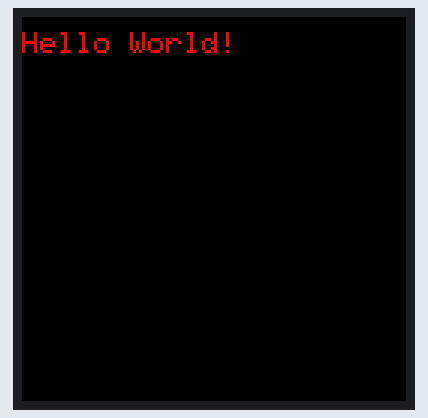
Simulated run of this sketch. Board: Arduino Uno, built with avr-gcc and run on an emulated ATmega328P. Shown: 128×128 colour display.

Above: at 0.1 s.

The sketch:

GFXTest.ino
```cpp
// You can use any (4 or) 5 pins
#define sclk 2
#define mosi 3
#define dc   4
#define cs   5
#define rst  6

// Color definitions
#define  BLACK           0x0000
#define BLUE            0x001F
#define RED             0xF800
#define GREEN           0x07E0
#define CYAN            0x07FF
#define MAGENTA         0xF81F
#define YELLOW          0xFFE0
#define WHITE           0xFFFF

#include <Adafruit_GFX.h>
#include <Adafruit_SSD1351.h>
#include <SPI.h>

Adafruit_SSD1351 tft = Adafruit_SSD1351(cs, dc, rst);

float p = 3.1415926;

void fillpixelbypixel(uint16_t color) {
  for (uint8_t x=0; x < tft.width(); x++) {
    for (uint8_t y=0; y < tft.height(); y++) {
      tft.drawPixel(x, y, color);
    }
  }
  delay(100);
}

void setup() {
  // put your setup code here, to run once:
  tft.begin();
}

void loop() {
  // put your main code here, to run repeatedly:
  tft.fillScreen(BLACK);
  tft.setCursor(0, 5);
  tft.setTextColor(RED);
  tft.setTextSize(1);
  tft.println("Hello World!");

  delay(500);

  tft.fillScreen(BLACK);

}
```
